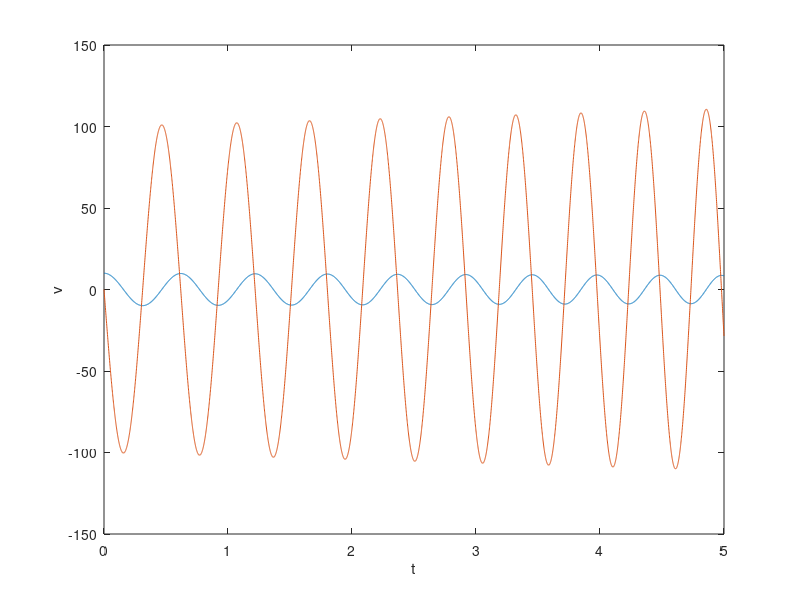

MATLAB code for this plot:
function ode
t=0:0.001:5;   % time scalex
initial_t = 10;
initial_q = 0;
[g,x] =ode23( @(g,x) odefun(g,x), t, [initial_t, initial_q]);


function dqdt = odefun(t,q)
% Ta funkcja musi wejść do ODE45 lub podobnej
    x = q(1);
    v = q(2);
    global m0 s k;
    m0 = 10.0; % kg
    s = 10; % parametr s w sekundach.
    k = 1000; % parametr 
    m = m0 * exp(-t/s);
    F = -k * x;
    
    a = F / m;
    
    dqdt = zeros (2,1);
    
    dqdt(1) = v;
    dqdt(2) = a;
end


plot(g,x);
xlabel('t'); ylabel('v');
drawnow;
%plot(x(:,1),x(:,2));
end
